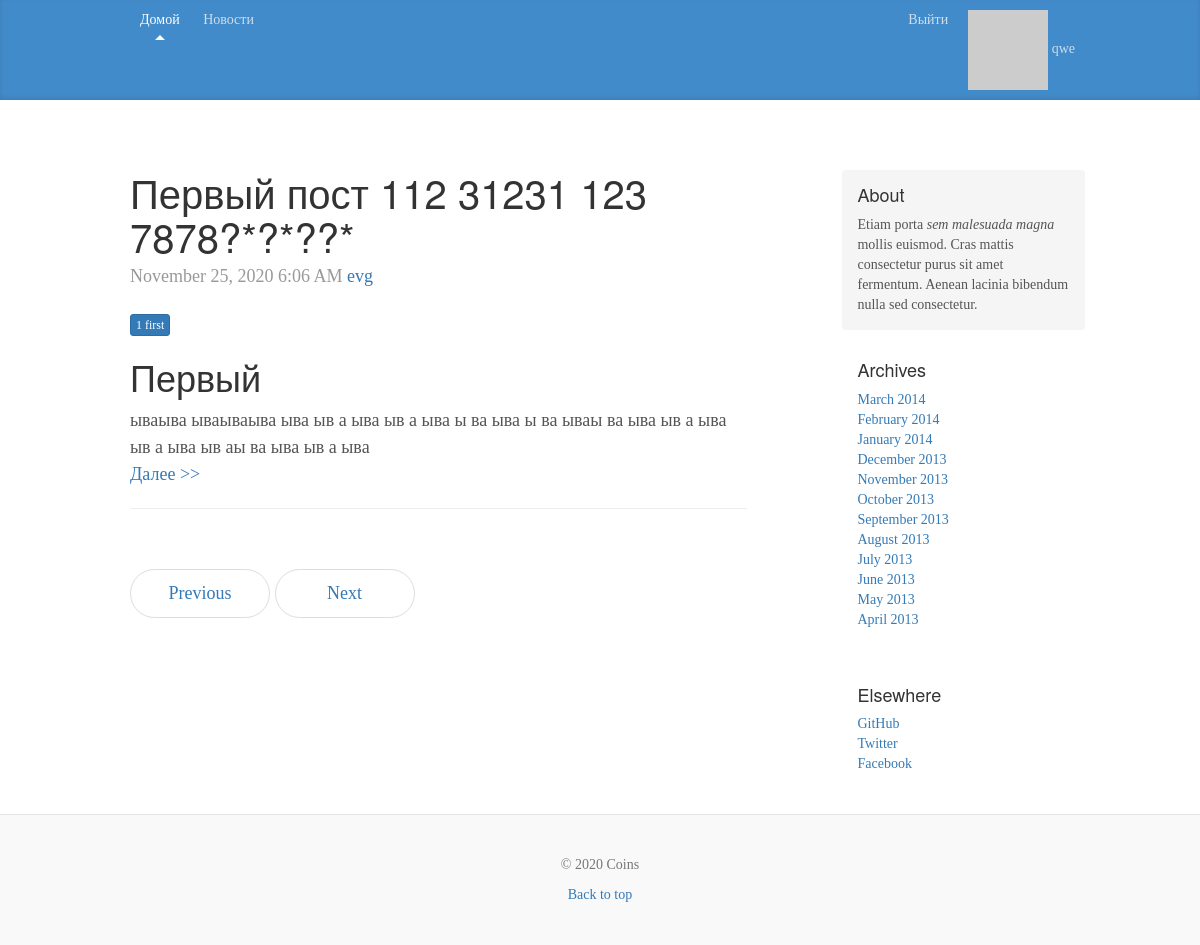
Before: /news (signed in) with the older database file.
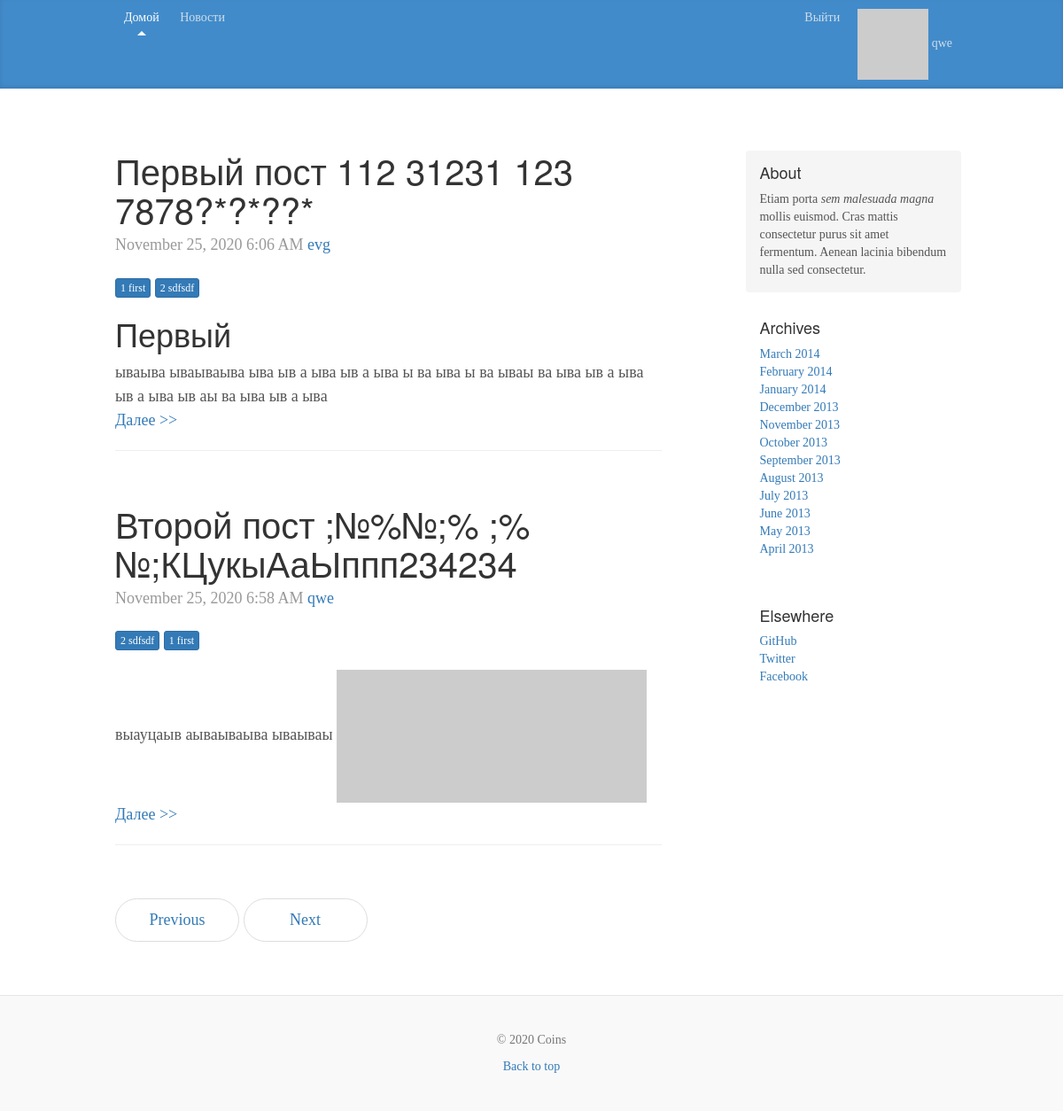
After: the same page with the newer database file.
### app/models.py (models this page shows, shortened)
class Post(db.Model):
    __tablename__ = 'post'
    id = db.Column(db.Integer, primary_key=True)
    title = db.Column(db.String(150))
    slug = db.Column(db.String(140), unique=True)
    body = db.Column(db.Text)
    created = db.Column(db.DateTime, index=True, default=datetime.utcnow)
    author_id = db.Column(db.Integer, db.ForeignKey('user.id'))
    tags = db.relationship('Tag', secondary='tags_posts', backref=db.backref('posts', lazy='dynamic'))

class User(db.Model, UserMixin):
    __tablename__ = 'user'
    id = db.Column(db.Integer, primary_key=True)
    email = db.Column(db.String(255), unique=True)
    username = db.Column(db.String(255), unique=True, index=True)
    password_hash = db.Column(db.String(255))
    active = db.Column(db.Boolean())
    confirmed_at = db.Column(db.DateTime())
    name = db.Column(db.String(64))
    location = db.Column(db.String(64))
    member_since = db.Column(db.DateTime(), default=datetime.utcnow)
    about_me = db.Column(db.String(140))
    last_seen = db.Column(db.DateTime, default=datetime.utcnow)
    avatar_hash = db.Column(db.String(32))
    roles = db.relationship('Role', secondary='roles_users', backref=db.backref('users', lazy='dynamic'))
    posts = db.relationship('Post', backref='author', lazy='dynamic')
    @property
    def password(self):
        raise AttributeError('password is not a readable attribute')
    def gravatar(self, size=100, default='identicon', rating='g'):
        url = 'https://secure.gravatar.com/avatar'
        hash = self.avatar_hash or self.gravatar_hash()
        return '{url}/{hash}?s={size}&d={default}&r={rating}'.\
                        format(url=url, hash=hash, size=size, default=default, rating=rating)
    def is_administrator(self):
        for r in self.roles:
            if str(r) == 'admin':
                return True
        return False

class Tag(db.Model):
    __tablename__ = 'tag'
    id = db.Column(db.Integer, primary_key=True)
    name = db.Column(db.String(100))
    slug = db.Column(db.String(100), unique=True)

### app/posts/controllers.py (the view)
@module.route('/news')
def news():
    posts = Post.query.all()
    return render_template('posts/news.html', posts=posts)

### app/models.py (called while the page is built)
@login_manager.user_loader
def load_user(user_id):
    return User.query.get(int(user_id))

    def __repr__(self):
        return self.name

### app/templates/posts/news.html
{% extends "layout.html" %}
{% block content %}
{% for post in posts%}
<div class="blog-post">
  <h2 class="blog-post-title">{{ post.title }}</h2>
  <p class="blog-post-meta">{{ moment(post.created).format('LLL') }}
    <a href="{{ url_for('users.user', username=post.author.username) }}">{{ post.author.username }}</a></p>
  {% if post.tags %}
    <p class="blog-post-meta">
    {% for n in post.tags %}
    <a class="btn btn-primary btn-xs" href="#" role="button">{{ n.name }}</a>
    {% endfor%}
    </p>
  {% endif %}
  {{ post.body|safe }}
  <p class="blog-post-meta"><a href="#">Далее >></a></p>
  <hr>
</div>
{% endfor %}
<nav>
  <ul class="pager">
    <li><a href="#">Previous</a></li>
    <li><a href="#">Next</a></li>
  </ul>
</nav>
{% endblock %}

Changed rows visible on the page:
added Tag: name "2 sdfsdf"
added Post: title "Второй пост ;№%№;% ;%№;КЦукыАаЫппп234234", created "November 25, 2020 6:58 AM", author.username "qwe", body "выауцаыв аываываыва ываываы", Tag (name "1 first")
